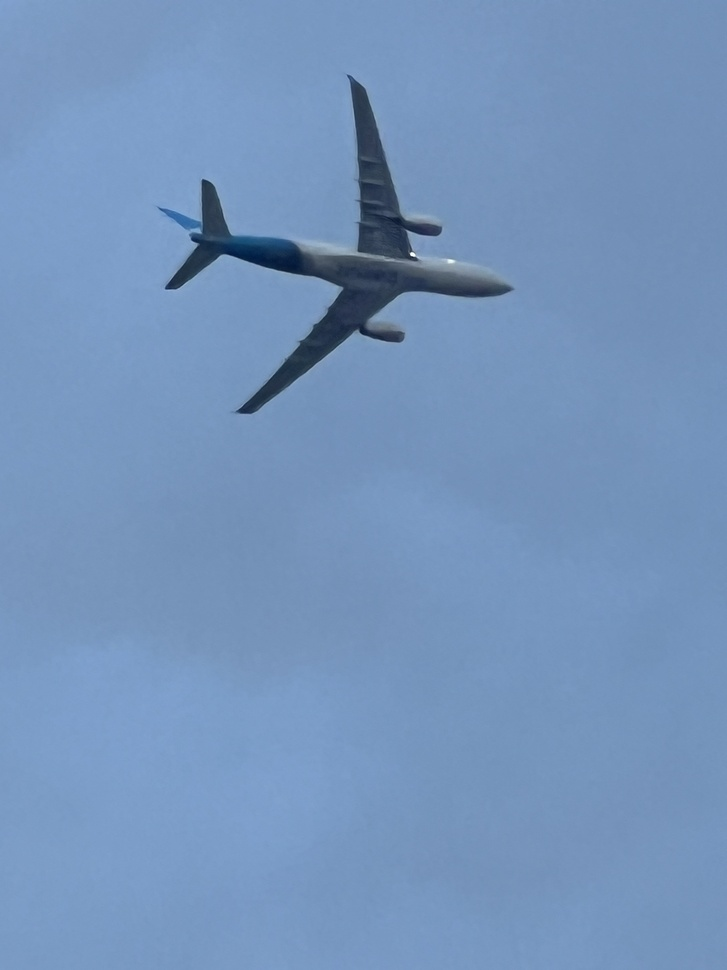
#> input picture task_6.jpg, 727 x 970 px, shrunk from 3024 x 4032 before the run
$ jupyter execute Karthik_Task6.ipynb
#> lines starting #> are read from the running program, lines starting #| are printed output that depends on the picture; after the words box and inside, x2 and y2 are one past the last pixel; in counts of white or black regions, pixels touching at a corner belong together
# Object Extraction Using Thresholding
This notebook performs object extraction using several thresholding techniques.

[cell 1]
import cv2
import matplotlib.pyplot as plt

# Load image
img = cv2.imread('task_6.jpg')
#> img is the input picture: shape (970, 727, 3); mean B, G, R 188, 148.1, 117.1

img_rgb = cv2.cvtColor(img, cv2.COLOR_BGR2RGB)

plt.imshow(img_rgb)
plt.title("Input Image")
plt.axis('off')

[cell 2]
# Convert to grayscale
gray = cv2.cvtColor(img, cv2.COLOR_BGR2GRAY)
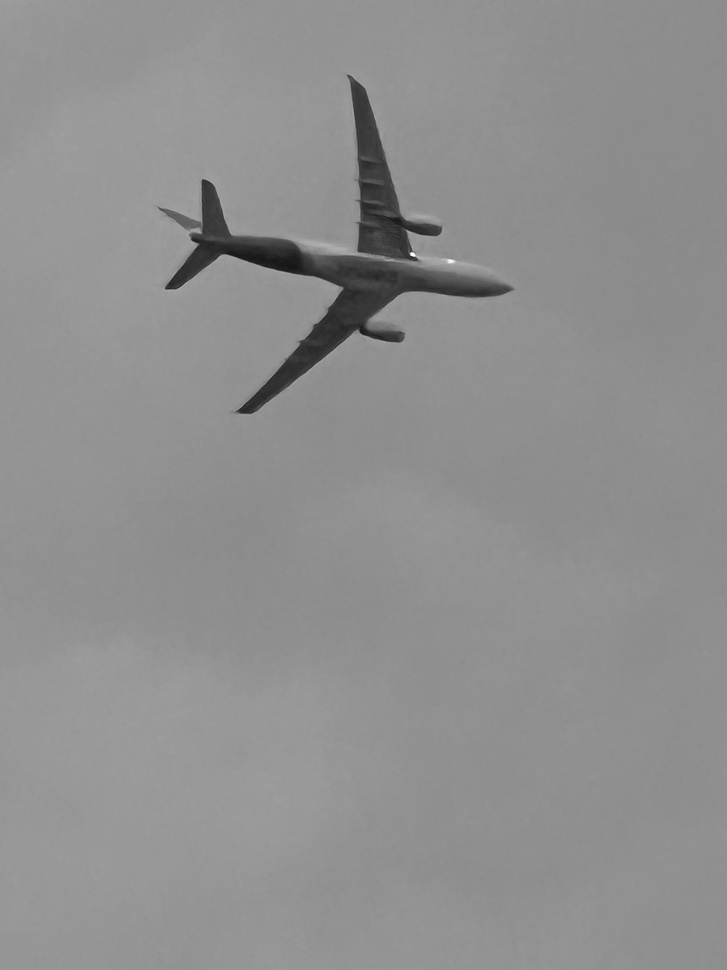
#> gray: shape (970, 727); min 21, max 253, mean 143.4

plt.imshow(gray, cmap='gray')
plt.title("Grayscale Image")
plt.axis('off')

[cell 3]
# Global Thresholding
_, global_thresh = cv2.threshold(gray, 127, 255, cv2.THRESH_BINARY)
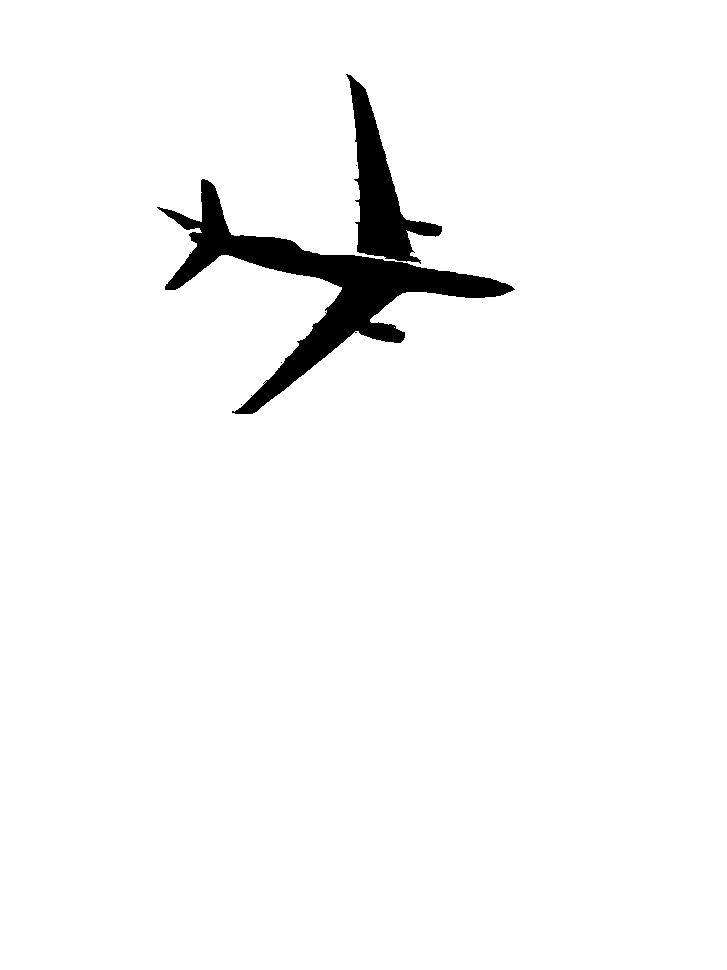
#> global_thresh: shape (970, 727); 96.8% white; 5 black regions (3 under 20 px), largest, box (x1, y1, x2, y2) and area: (157, 179, 515, 414) 15982, (346, 74, 442, 264) 6237

plt.imshow(global_thresh, cmap='gray')
plt.title("Global Threshold")
plt.axis('off')

[cell 4]
# Otsu's Thresholding
_, otsu_thresh = cv2.threshold(gray, 0, 255, cv2.THRESH_BINARY + cv2.THRESH_OTSU)
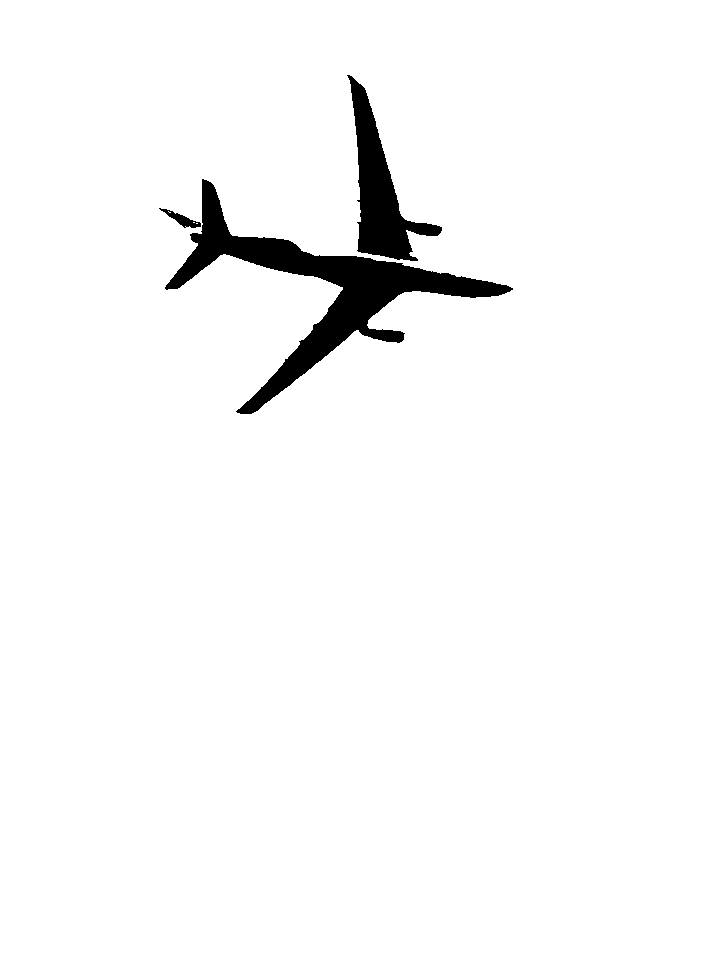
#> otsu_thresh: shape (970, 727); 97.1% white; 3 black regions, box (x1, y1, x2, y2) and area: (165, 179, 513, 414) 14582, (347, 75, 442, 261) 5933, (159, 208, 201, 228) 275

plt.imshow(otsu_thresh, cmap='gray')
plt.title("Otsu Threshold")
plt.axis('off')

[cell 5]
# Adaptive Mean Thresholding
adaptive_mean = cv2.adaptiveThreshold(gray,255,
                                      cv2.ADAPTIVE_THRESH_MEAN_C,
                                      cv2.THRESH_BINARY,11,2)
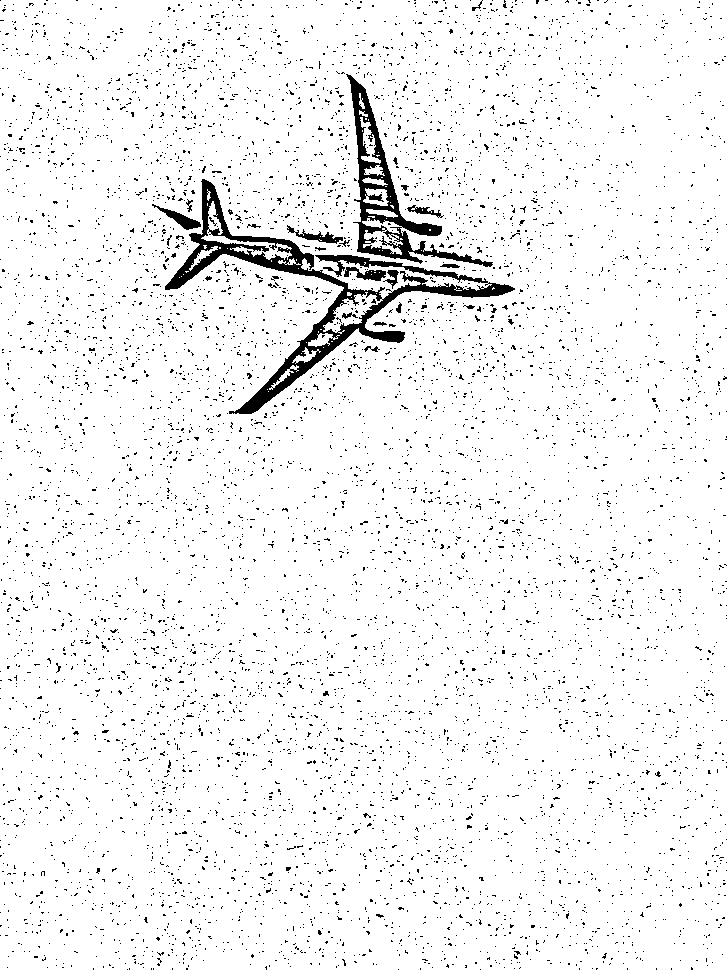
#> adaptive_mean: shape (970, 727); 95.1% white; 7135 black regions (7107 under 20 px), largest, box (x1, y1, x2, y2) and area: (165, 179, 515, 414) 9228, (346, 74, 493, 267) 4498, (152, 204, 201, 230) 361

plt.imshow(adaptive_mean, cmap='gray')
plt.title("Adaptive Mean Threshold")
plt.axis('off')

[cell 6]
# Adaptive Gaussian Thresholding
adaptive_gauss = cv2.adaptiveThreshold(gray,255,
                                       cv2.ADAPTIVE_THRESH_GAUSSIAN_C,
                                       cv2.THRESH_BINARY,11,2)
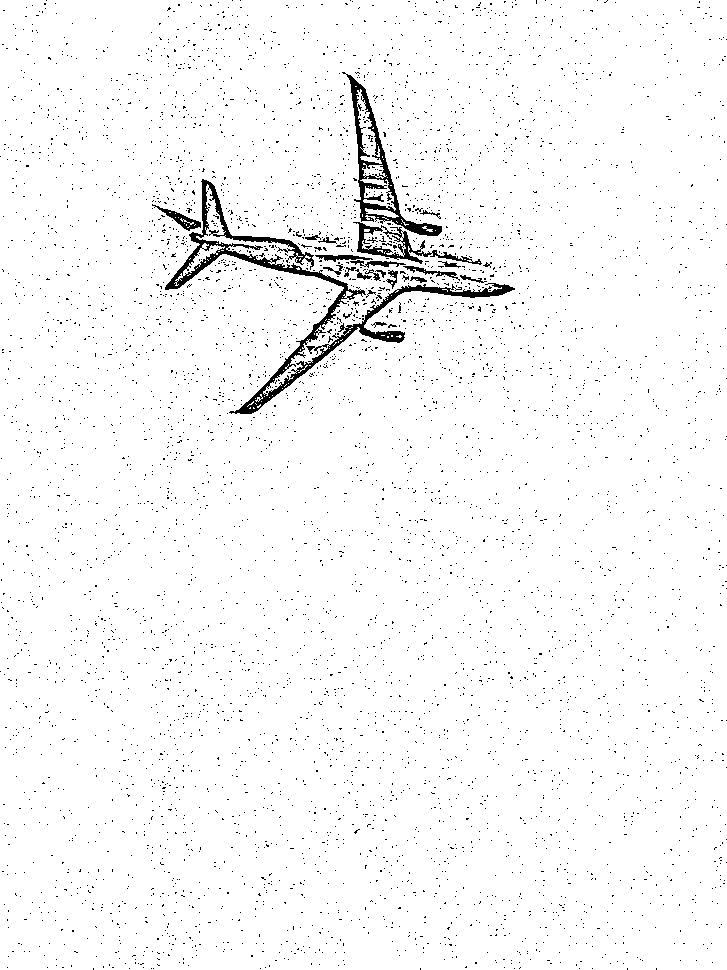
#> adaptive_gauss: shape (970, 727); 97.1% white; 5244 black regions (5220 under 20 px), largest, box (x1, y1, x2, y2) and area: (165, 179, 515, 414) 6199, (342, 72, 442, 236) 2464, (353, 222, 482, 265) 1090

plt.imshow(adaptive_gauss, cmap='gray')
plt.title("Adaptive Gaussian Threshold")
plt.axis('off')
